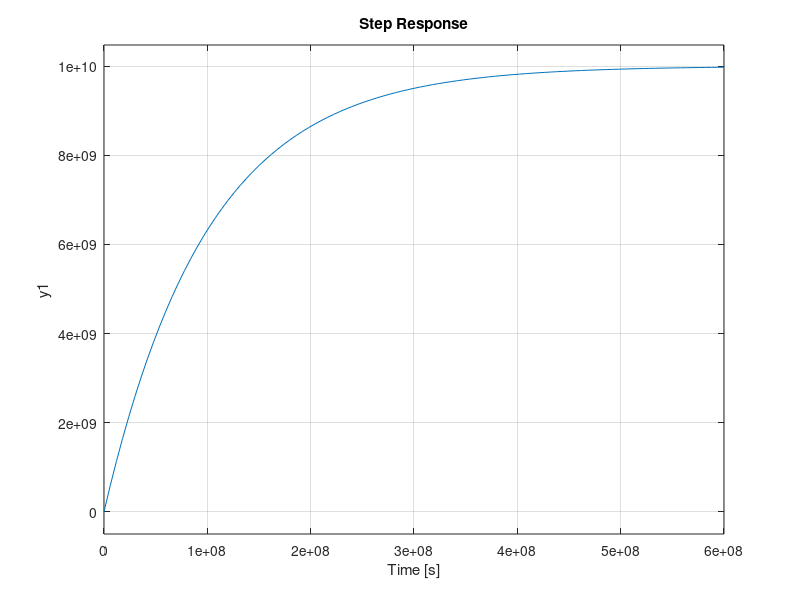

Here is the MATLAB script that generated this plot:
%%% Ejemplo de tres FT de primer orden
%%% parámetros
R = 1000;   
C = 0.1e-4;
M = 1;
d = 0.01;
V = 10000;
w = 10;
rho = 1;
%%% FT Cicuito RC
Ke = 1/(R*C);
nume = Ke;
dene = [1 1/R*C];
pe = roots(dene) % polo
Ge = tf(nume,dene) %% FT
Kte=0.632*1e10 %% Valor en estado estacionario
taue=-1/pe     %% Constante de tiempo
% Sistema mecánico
 Km = 1/M;
 numm = Km;
 denm = [1 d/M];
 pm = roots(denm) %polo
 Gm = tf(numm,denm) %FT
 Ktm=0.632*Km %% Valor en estado estacionario
 taum=-1/pm %% Constante de tiempo
%% Sistema hidraúlico
 Kt = 1;
 numt = 1;
 dent = [1 w/(V*rho)];
 pt = roots(dent) %polo
 Gt = tf(numt,dent) % FT
 Ktt=0.632*1000 %% valor en estado estacionario
 taut=-1/pt %% Constante de tiempo

%%% Respuesta escalón unitario para cada sistema
 figure (1)
 step(Ge)
% figure (2)
% step(Gm)
% figure(3)
% step(Gt)
